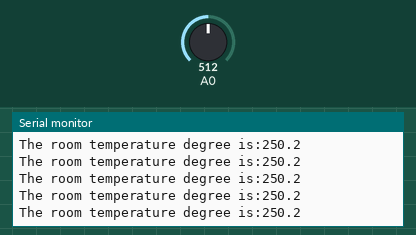
Bench run of a sketch on a simulated Arduino Uno, built with avr-gcc and run on an emulated ATmega328P. Shown: the last lines printed to the serial monitor. The inputs (shaded band) are chosen by the test bench; at power-on: A0 = 512.

Above: at 1.2 s.
1.3 s: A0 set to 223
At 2.1 s:
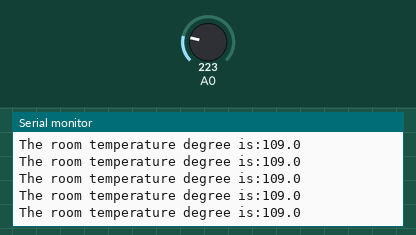
2.8 s: A0 set to 187
At 3.7 s:
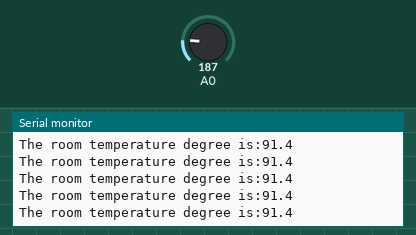
5.8 s: A0 set to 24
At 6.3 s:
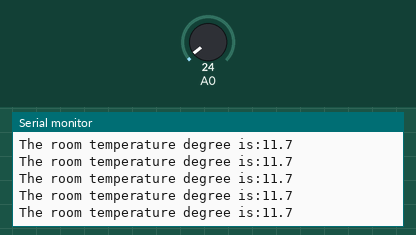
8.8 s: A0 set to 19
At 9.8 s:
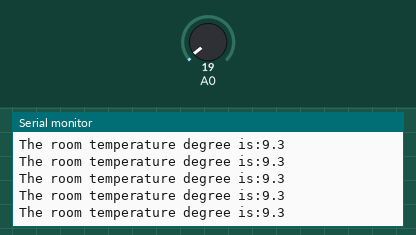
Timing chart, 0 to 11.8 s (numbered marks = the images above; inputs shaded):
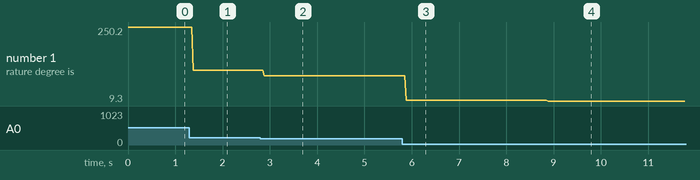

Measured:
- after the input at 1.3 s, the serial monitor: prints a new line after 0.08 s (image 1)
- after the input at 2.8 s, the serial monitor: prints a new line after 0.09 s (image 2)
- after the input at 5.8 s, the serial monitor: prints a new line after 0.09 s (image 3)
- after the input at 8.8 s, the serial monitor: prints a new line after 0.09 s (image 4)
- plotted number 1: 250.2 → 109 after the input at 1.3 s, 109 → 91.4 after the input at 2.8 s, 91.4 → 11.7 after the input at 5.8 s, 11.7 → 9.3 after the input at 8.8 s

The sketch:

TemperatureRecorder.ino
```cpp
float powervoltage=5;//define the power supply voltage.
void setup() {
  // initialize serial communication at 9600 bits per second:
  Serial.begin(9600);
}
void loop() {
  float temperature;
  // read the input on analog pin 0:
  float sensorValue = analogRead(A0);
  // print out the value you read:
  temperature=(sensorValue/1023)*powervoltage*100;
  Serial.print("The room temperature degree is:");
  Serial.println(temperature,1);
  delay(1);        // delay in between reads for stability
}
```
